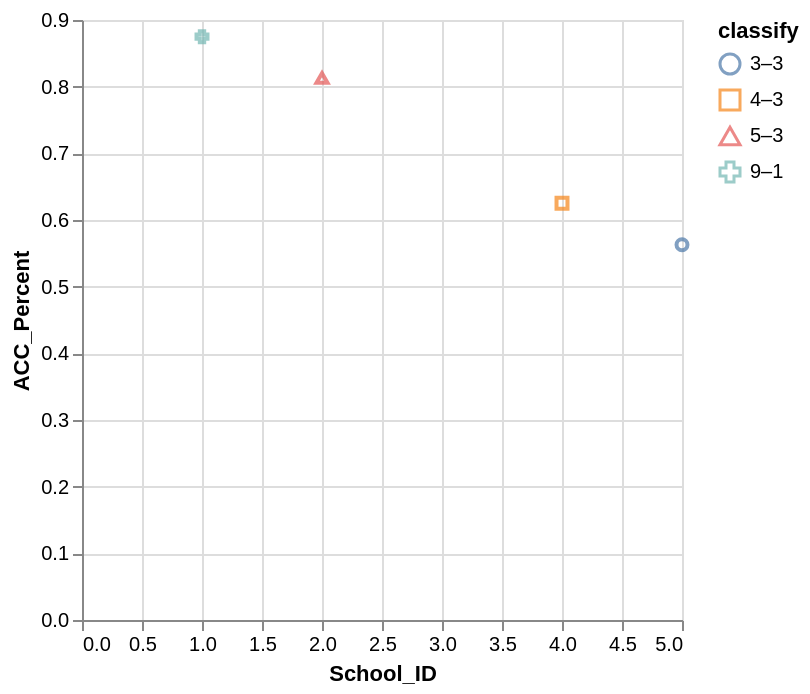

Here is the Vega-Lite specification saved for this chart:
### Vega-Lite specification from a JSON file in a GitHub repository (floating-point values rounded to 4 significant figures)
{"data": {"values": [{"x_data": 5, "y_data": 0.563, "classify": "3–3"}, {"x_data": 4, "y_data": 0.625, "classify": "4–3"}, {"x_data": 2, "y_data": 0.813, "classify": "5–3"}, {"x_data": 1, "y_data": 0.875, "classify": "9–1"}]}, "mark": "point", "encoding": {"x": {"field": "x_data", "type": "quantitative", "title": "School_ID", "scale": {"zero": "false"}}, "y": {"field": "y_data", "type": "quantitative", "title": "ACC_Percent", "scale": {"zero": "false"}}, "color": {"field": "classify", "type": "nominal"}, "shape": {"field": "classify", "type": "nominal"}}}
